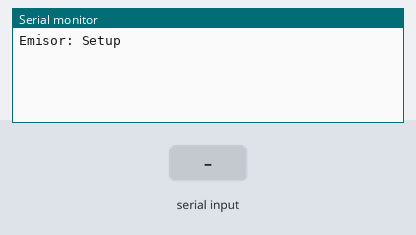
Bench run of a sketch on a simulated Arduino Uno, built with avr-gcc and run on an emulated ATmega328P. On the bench: the last lines printed to the serial monitor. The inputs (shaded band) are chosen by the test bench. No radio packets arrive unless stated.

Above: at 1.2 s.
1.3 s: "1" received over Serial
At 2.8 s:
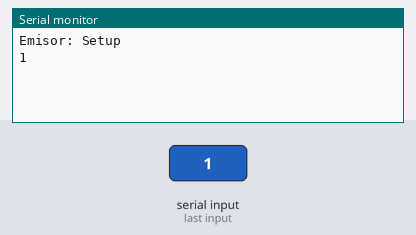
3.8 s: "0" received over Serial
5.3 s: "2" received over Serial
At 7.0 s:
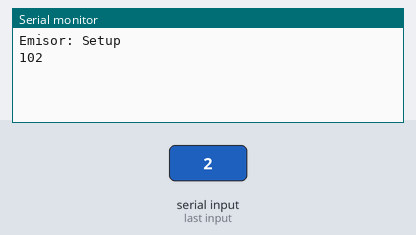

Measured:
- after the input at 1.3 s, the serial monitor: prints a new line after 1.0 s (image 1)
- after the input at 5.3 s, the serial monitor: prints a new line after 1.0 s (image 2)

The sketch:

test_emisor.ino
```cpp
/*
 *Programa para usar emisor 433Mhz
*/

#include <VirtualWire.h>

const int gnd = 11;   //Pin 11 como tierra para el modulo RF
const int vcc = 10;   //Pin 12 como fuente de alimentacion para el modulo RF
const int data = 9;  //Pin 10 como salida para el modulo RF

const int led = 13;   //se utiliza el led conectado al pin 13 para saber cuando se envia un mensaje

void setup()
{
  Serial.begin(9600);
  Serial.println("Emisor: Setup");

  //Se configura el pin para funcionar como VCC
  pinMode(vcc, OUTPUT);
  digitalWrite(vcc, HIGH);

  //Se configura el pin para funcionar como GND
  pinMode(gnd, OUTPUT);
  digitalWrite(gnd, LOW);

  // Se inicializa el RF
  vw_setup(2000); // velocidad: Bits per segundo
  vw_set_tx_pin(data);
}

void loop()
{
  String txtMsg;

  while(Serial.available() > 0){
    txtMsg = Serial.readString();
    Serial.print(txtMsg);

    char buf[txtMsg.length()];
    txtMsg.toCharArray(buf, txtMsg.length());

    digitalWrite(13, true); // Parpadeamos  el led al enviar
    vw_send((uint8_t *)buf, txtMsg.length());
    vw_wait_tx(); //Esperamos hasta que el mensaje se envie
    digitalWrite(13, false);
    delay(2000);
  }

  /*const char *msg = "Hola Mundo";

  digitalWrite(13, true); // Parpadeamos  el led al enviar
  vw_send((uint8_t *)msg, strlen(msg));
  vw_wait_tx(); //Esperamos hasta que el mensaje se envie
  digitalWrite(13, false);
  delay(2000);*/
}
```
